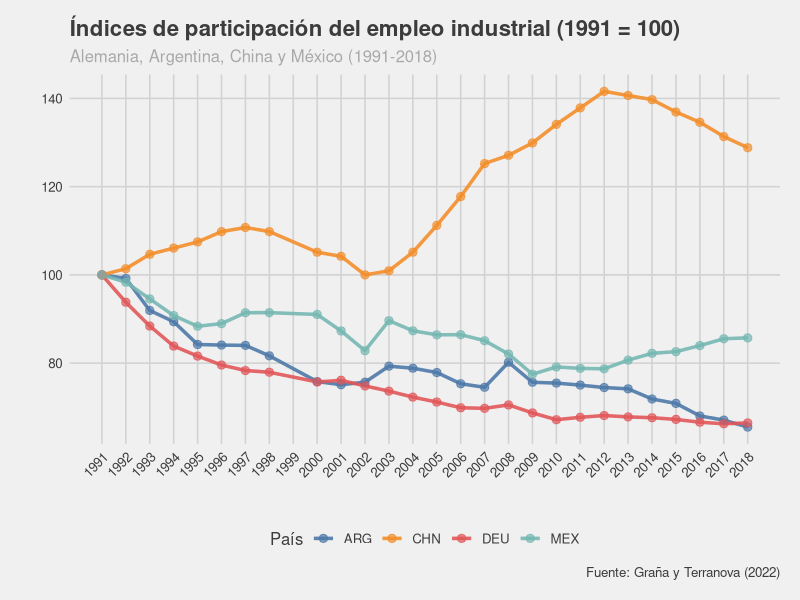

This figure's R source:
library(tidyverse)
library(ggthemes)

options(scipen = 999)

base <- read_csv("Mod 3 - Econ Internacional/elaboracion_materiales/clase2/bases/empleo_industrial.csv")

base <- base %>% 
  select(Anio, País, Regiones.economicas, Ocup_TOTAL_ECONOMIA, Ocup_INDUSTRIA) %>% 
  
  filter(Anio >= 1991,
         Anio <= 2018,
         Anio != 1999    # faltan datos de china para el 99'
  ) %>% 

  mutate(pp_empleo_industrial = Ocup_INDUSTRIA / Ocup_TOTAL_ECONOMIA)

datos_filtrados <- base %>%
  filter(País %in% c("DEU", "ARG", "CHN", "MEX")) %>%
  
  arrange(País, Anio) # Se ordena para que no haya problemas con lineas que van y vienen

base_1991 <- datos_filtrados %>% 
  group_by(País) %>% 
  mutate(base1991 = pp_empleo_industrial[Anio==1991],
         indice = (pp_empleo_industrial / base1991) * 100 ) %>% 
  ungroup()

base_1991  %>% 
  ggplot(aes(x = Anio, y = indice, color = País, group = País)) +
  
  geom_line(linewidth = 1.2, alpha = 0.9) +

  geom_point(size = 2.5, alpha = 0.7) +
  
  scale_x_continuous(breaks = seq(from = 1991, to = 2018, by = 1)) +

  labs(
    title = "Índices de participación del empleo industrial (1991 = 100)",
    subtitle = "Alemania, Argentina, China y México (1991-2018)",
    x = "",
    y = "",
    caption = "Fuente: Graña y Terranova (2022)"
  ) +
  
  theme_fivethirtyeight() +
  
  scale_color_tableau() +
  
  theme(
    legend.position = "bottom",
    plot.title = element_text(face = "bold", size = 16),
    plot.subtitle = element_text(size = 12, color = "darkgrey"),
    axis.title = element_text(face = "bold"),
    panel.grid.minor = element_blank(),
    axis.text.x = element_text(angle = 45, hjust = 1)
  )
